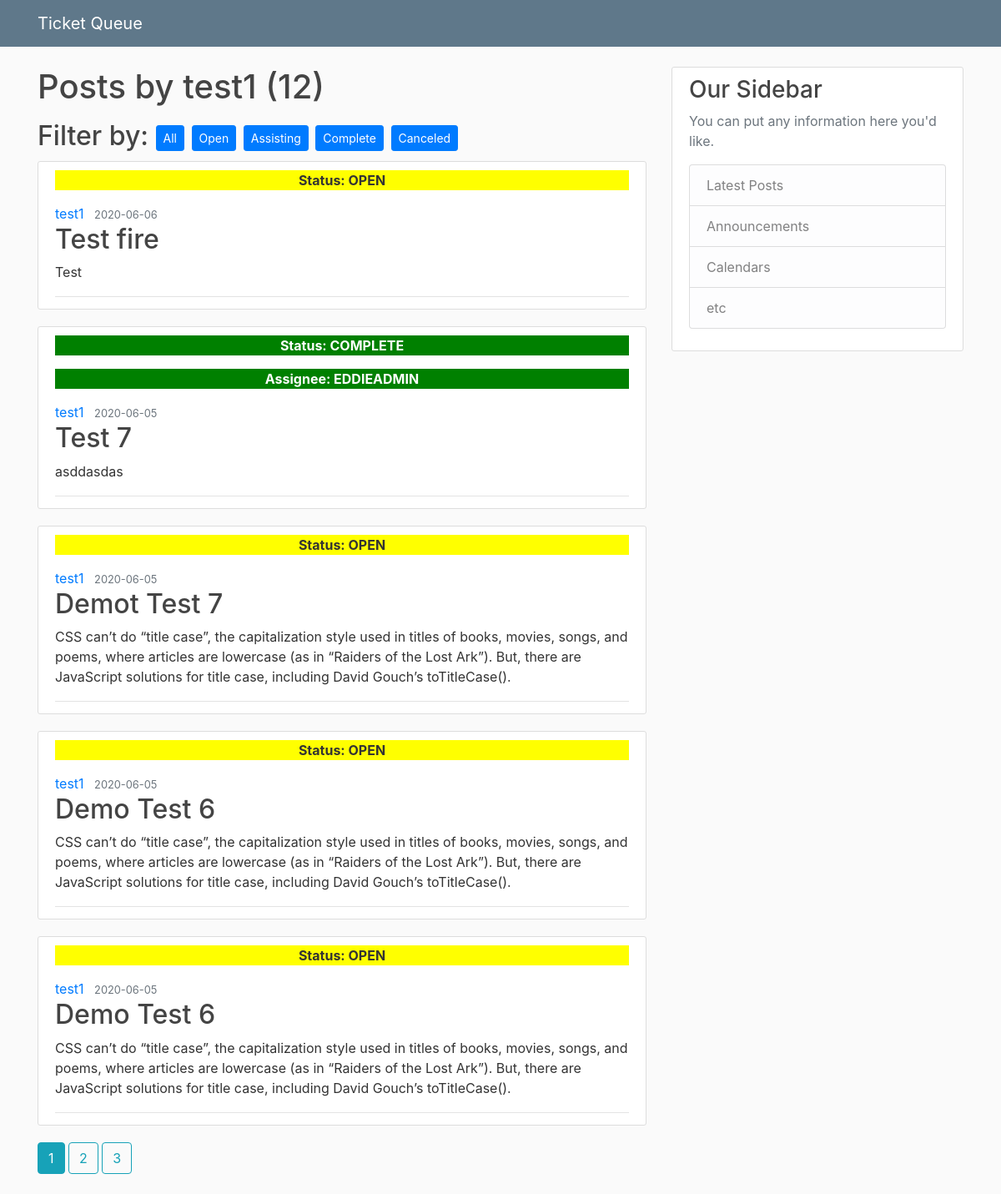
The app's page /user/test1 with its own data.
### helpdeskqueue/models.py (models this page shows, shortened)
class User(db.Model, UserMixin):
    id = db.Column(db.Integer, primary_key = True)
    username = db.Column(db.String(20), unique = True, nullable = False)
    user_type = db.Column(db.String(20), unique = True, nullable = False)
    email = db.Column(db.String(120), unique = True, nullable = False)
    password = db.Column(db.String(60), nullable = False)
    posts = db.relationship('Post', backref = 'author', lazy = True)

class Post(db.Model):
    id = db.Column(db.Integer, primary_key = True)
    title = db.Column(db.String(100), nullable = False)
    date_posted = db.Column(db.DateTime, nullable = False, default = datetime.utcnow)
    content = db.Column(db.Text, nullable = False)
    category = db.Column(db.Text, nullable = False)
    status = db.Column(db.Text, nullable = False)
    user_id = db.Column(db.Integer, db.ForeignKey('user.id'), nullable = False)
    notes = db.Column(db.String, nullable = True)
    assisted_by = db.Column(db.String, nullable = True)

### helpdeskqueue/routes.py (the view)
@app.route("/user/<string:username>")
def user_posts(username):
    action = PageAction()
    page = request.args.get('page', 1, type = int)
    user = User.query.filter_by(username = username).first_or_404()
    print(user.username)
    posts = Post.query.filter_by(author = user)\
        .order_by(Post.date_posted.desc())\
        .paginate(page = page, per_page = 5)
    return render_template('user_posts.html', posts = posts, user = user, status = status, action = action, filter_status = 'open')

### helpdeskqueue/templates/user_posts.html (shortened to what this page needs)
{% extends 'layout.html' %}
{% block content %}
    <h1 class = "mb-3"> Posts by {{ user.username }} ({{ posts.total }})</h1>
    <h2>Filter by:
    <a class = "btn btn-primary btn-sm mt-1 mb-1" href= "{{ url_for('user_posts', username = current_user.username)}}"> All</a>
    <a class = "btn btn-primary btn-sm mt-1 mb-1" href = "{{ url_for('user_posts_open', username = user.username) }}"> Open</a>
    <a class = "btn btn-primary btn-sm mt-1 mb-1" href = "{{ url_for('user_posts_assisting', username = user.username) }}"> Assisting</a>
    <a class = "btn btn-primary btn-sm mt-1 mb-1" href = "{{ url_for('user_posts_complete', username = user.username) }}"> Complete</a>
    <a class = "btn btn-primary btn-sm mt-1 mb-1" href = "{{ url_for('user_posts_canceled', username = user.username) }}"> Canceled</a>
    </h2>
    {% for post in posts.items %}
        <article class="media content-section">
            <div class="media-body">
            <div class="article-metadata">
                    {% if post.status == status[0] %}
                        <p style="background-color: #FFFF00; text-align: center"><strong>Status: {{ post.status.upper() }}</strong></p>
                    {% endif %}
                    {% if post.status == status[2] %}
                        <p style = "background-color: green; text-align: center; color: white" ><strong>Status: {{ post.status.upper() }}</strong></p>
                        <p style = "background-color: green; text-align: center; color: white"><strong>Assignee: {{ post.assisted_by.upper() }}</strong></p>
                    {% endif %}
                    <a class="mr-2" href="{{ url_for('user_posts', username = post.author.username) }}">{{ post.author.username }}</a>
                    <small class="text-muted">{{ post.date_posted.strftime('%Y-%m-%d') }}</small>
                    <h2><a class="article-title" href="{{ url_for('post', post_id = post.id) }}">{{ post.title }}</a></h2>
                    <p class="article-content">{{ post.content }}</p>
            </div>
            </div>
        </article>
    {% endfor %}
    {% for page_num in posts.iter_pages(left_edge = 1, right_edge = 1, left_current = 1, right_current =2)  %}
        {% if page_num %}
          {% if posts.page == page_num %}
            <a class = "btn btn-info mb-4" href = "{{ url_for('user_posts', username=user.username, page = page_num) }}">{{ page_num }}</a>
          {% else %}
            <a class = "btn btn-outline-info mb-4" href = "{{ url_for('user_posts', username=user.username, page = page_num) }}">{{ page_num }}</a>
          {% endif %}
        {% else %}
        ...
        {% endif %}
    {% endfor %}
{% endblock content %}

### helpdeskqueue/static/main.css (style rules this page uses)
body { background: #fafafa; color: #333333; margin-top: 5rem; }
h1, h2, h3, h4, h5, h6 { color: #444444; }
.content-section { background: #ffffff; padding: 10px 20px; border: 1px solid #dddddd; border-radius: 3px; margin-bottom: 20px; }
.article-title { color: #444444; }
.article-content { white-space: pre-line; }
.article-metadata { padding-bottom: 1px; margin-bottom: 4px; border-bottom: 1px solid #e3e3e3 }

### records on screen
User: username "test1"
Post: status "OPEN", author.username "test1", date_posted "2020-06-06", title "Test fire", content "Test"
Post: status "COMPLETE", assisted_by "EDDIEADMIN", author.username "test1", date_posted "2020-06-05", title "Test 7", content "asddasdas"
Post: status "OPEN", author.username "test1", date_posted "2020-06-05", title "Demot Test 7", content "CSS can’t do “title case”, the capitalization style used in titles of books, movies, songs, and poems, where articles are lowercase (as in “Raiders of the Lost Ark”). But, there are JavaScript solutions for title case, including David Gouch’s toTitleCase()."
Post: status "OPEN", author.username "test1", date_posted "2020-06-05", title "Demo Test 6", content "CSS can’t do “title case”, the capitalization style used in titles of books, movies, songs, and poems, where articles are lowercase (as in “Raiders of the Lost Ark”). But, there are JavaScript solutions for title case, including David Gouch’s toTitleCase()."
Post: status "OPEN", author.username "test1", date_posted "2020-06-05", title "Demo Test 6", content "CSS can’t do “title case”, the capitalization style used in titles of books, movies, songs, and poems, where articles are lowercase (as in “Raiders of the Lost Ark”). But, there are JavaScript solutions for title case, including David Gouch’s toTitleCase()."

### other values on screen
{{ posts.total }} "12"
{{ page_num }} "1"
{{ page_num }} "2" "3"
